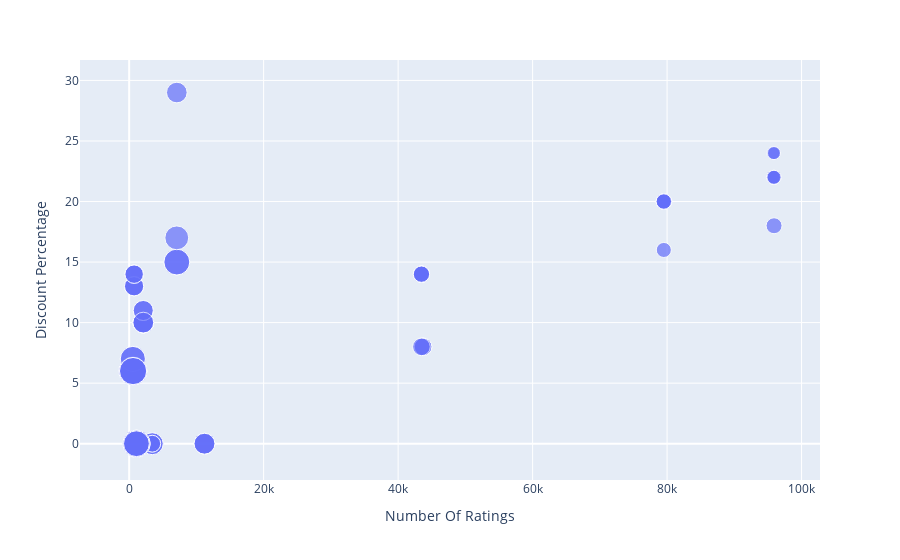

Write notebook code for a chart like this one.
### Markdown cell above
There is a negative linear relationship between the sal price of Iphone and number of ratings. It means Iphones with lower sale prices are sold more in India.

### Code cell
# What is the relationship between the Discount Percentage of Iphone and number of ratings on flipkart?
px.scatter(data_frame=df, x="Number Of Ratings", y= "Discount Percentage", size="Sale Price",)

### Figure 1 — Plotly figure (JSON) as saved in the notebook; plotly's stock layout.template omitted (floating-point values rounded to 4 significant figures)
{"data": [{"hovertemplate": "Number Of Ratings=%{x}<br>Discount Percentage=%{y}<br>Sale Price=%{marker.size}<extra></extra>", "legendgroup": "", "marker": {"color": "#636efa", "size": [49900, 84900, 84900, 77000, 77000, 49900, 49900, 77000, 89900, 41999, 39999, 41999, 41999, 41999, 131900, 117100, 131900, 117100, 74999, 117900, 117100, 117900, 99900, 44999, 140900, 130900, 64900, 120900, 59900, 75900, 110900, 130900, 120900, 64900, 64900, 75900, 75900, 120900, 59900, 120900, 75900, 140900, 70900, 70900, 75900, 59900, 110900, 120900, 130900, 130900, 54999, 54999, 29999, 34999, 34999, 34999, 54999, 29999, 46999, 46999, 46999, 46999], "sizemode": "area", "sizeref": 352.2, "symbol": "circle"}, "mode": "markers", "name": "", "orientation": "v", "showlegend": false, "type": "scatter", "x": [3431, 3431, 3431, 11202, 11202, 3431, 3431, 11202, 1454, 79512, 79512, 79582, 79512, 79512, 1078, 1078, 1078, 1078, 7088, 7088, 1078, 7088, 7081, 95909, 542, 580, 740, 545, 740, 2101, 545, 580, 580, 730, 730, 2101, 2101, 580, 740, 580, 2092, 545, 2101, 2092, 2101, 740, 545, 580, 580, 580, 43707, 43707, 95807, 95909, 95807, 95909, 43470, 95909, 43470, 43470, 43470, 43470], "xaxis": "x", "y": [0, 0, 0, 0, 0, 0, 0, 0, 0, 20, 16, 20, 20, 20, 0, 0, 0, 0, 29, 15, 0, 15, 17, 18, 6, 6, 13, 6, 14, 10, 7, 6, 6, 13, 13, 10, 10, 6, 14, 6, 10, 6, 11, 11, 10, 14, 7, 6, 6, 6, 8, 8, 24, 22, 22, 22, 8, 24, 14, 14, 14, 14], "yaxis": "y"}], "layout": {"legend": {"itemsizing": "constant", "tracegroupgap": 0}, "margin": {"t": 60}, "xaxis": {"anchor": "y", "domain": [0, 1], "title": {"text": "Number Of Ratings"}}, "yaxis": {"anchor": "x", "domain": [0, 1], "title": {"text": "Discount Percentage"}}}}
